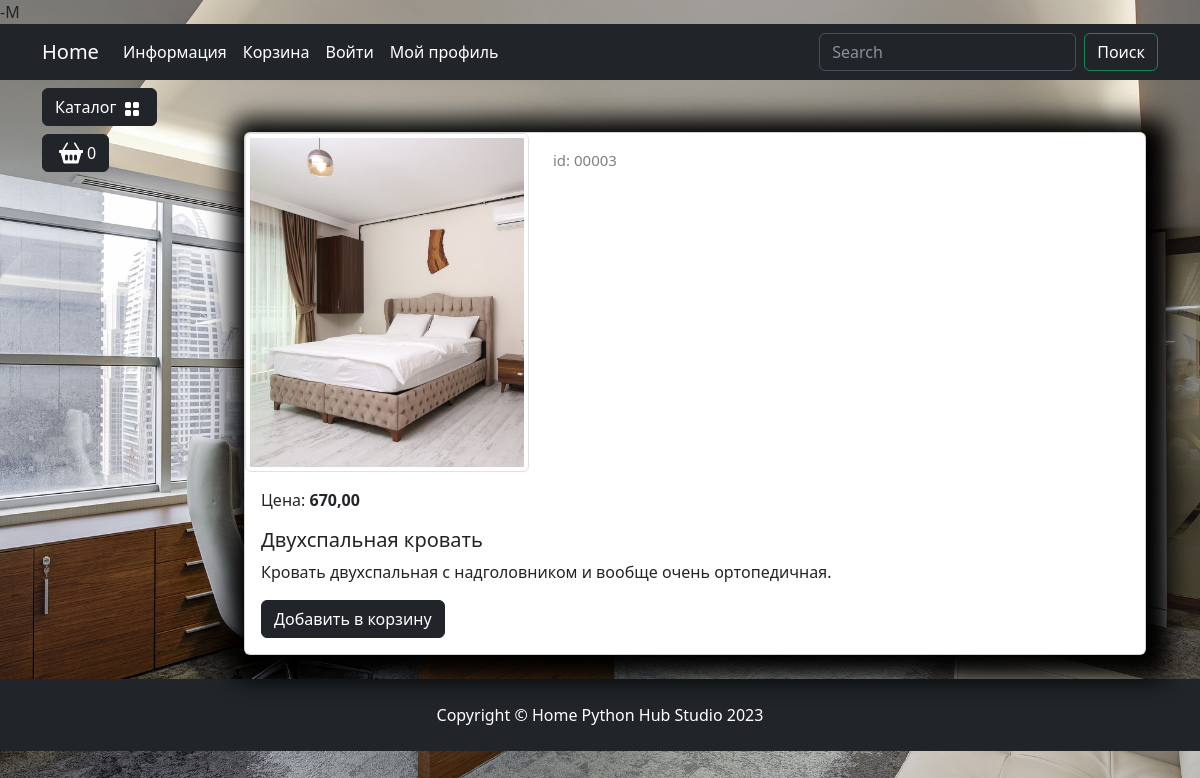
Screenshot of /catalog/product/dvuhspalnaya-krovat/ with the database file from the repository.
### goods/models.py (models this page shows, shortened)
class Products(models.Model):
    name = models.CharField(unique=True, max_length=150, verbose_name='Название')
    slug = models.SlugField(max_length=200, unique=True, blank=True, null=True, verbose_name='URL')
    description = models.TextField(blank=True, null=True, verbose_name='Описание')
    image = models.ImageField(upload_to='goods_images', blank=True, null= True,verbose_name='Изображение')
    price = models.DecimalField(default= 00.0, max_digits=7,decimal_places= 2, verbose_name='Цена')
    discount = models.DecimalField(default= 00.0, max_digits=4,decimal_places= 2, verbose_name='Скидка в %')
    quantity = models.PositiveBigIntegerField(default= 0,verbose_name= 'Количество')
    category = models.ForeignKey(to=Categories,on_delete=models.CASCADE, verbose_name='Категория')
    class Meta:
        db_table = 'product'
        verbose_name = 'Продукт'
        verbose_name_plural = 'Продукты'
    def display_id(self):
        return f'{self.id:05}'
    def sell_price(self):
        if self.discount:
            return round(self.price - self.price*self.discount/100, 2)
        return self.price

### goods/views.py (the view)
# urls.py: path('product/<slug:product_slug>/', views.product, name='product'),
def product(request, product_slug):
    product = Products.objects.get(slug=product_slug)
    context = {
        'product' : product,
    }
    return render(request,'goods/product.html',context=context)

### goods/templatetags/goods_tags.py (called while the page is built)
@register.simple_tag()
def tag_categories():
    return Categories.objects.all()

### goods/templates/goods/product.html (shortened to what this page needs)
{% extends "main/base.html" %}
{% load static %}
{% block content %}
<div class="container mt-5">
    <div class="card mb-4 custom-shadow">
        <div class="row">
            <div class="col-md-4">
                <img src="{{ product.image.url }}"
                    class="img-thumbnail" data-bs-toggle="modal" data-bs-target="#imageModal1">
            </div>
            <div class="col-md-4 ">
                <p class="product_id mt-3">id: {{ product.display_id }}</p>
            </div>
        </div>
        <div class="card-body">
            <p class="card-text">Цена: <strong>{{ product.sell_price }}</strong></p>
            <h5 class="card-title">{{ product.name }}</h5>
            <p class="card-text">{{ product.description }}</p>
            <a href="#" class="btn btn-dark add-to-cart">Добавить в корзину</a>
        </div>
    </div>
</div>
{% endblock content %}

### static/deps/css/my_css.css (style rules this page uses)
body { background-image: url("../images/bg-image.jpg"); background-repeat: no-repeat; background-attachment: fixed; background-position: center center; background-size: cover; height: 100%; }
.custom-shadow { box-shadow: 5px 5px 25px 19px #000000; }
.product_id { color: gray; font-size: 15px; }

### rows the page displays
Products: image (picture), display_id "00003", sell_price "670,00", name "Двухспальная кровать", description "Кровать двухспальная с надголовником и вообще очень ортопедичная."
